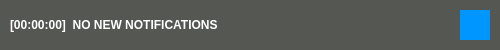
<?xml version="1.0" encoding="UTF-8"?>
<ui version="4.0">
 <class>MainDialog</class>
 <widget class="QDialog" name="MainDialog">
  <property name="enabled">
   <bool>true</bool>
  </property>
  <property name="geometry">
   <rect>
    <x>0</x>
    <y>0</y>
    <width>500</width>
    <height>50</height>
   </rect>
  </property>
  <property name="sizePolicy">
   <sizepolicy hsizetype="Expanding" vsizetype="Expanding">
    <horstretch>0</horstretch>
    <verstretch>0</verstretch>
   </sizepolicy>
  </property>
  <property name="minimumSize">
   <size>
    <width>500</width>
    <height>50</height>
   </size>
  </property>
  <property name="maximumSize">
   <size>
    <width>500</width>
    <height>100</height>
   </size>
  </property>
  <property name="windowTitle">
   <string/>
  </property>
  <property name="windowOpacity">
   <double>1.000000000000000</double>
  </property>
  <property name="styleSheet">
   <string notr="true">background-color: rgb(85, 87, 83);
color: rgb(255, 255, 255);</string>
  </property>
  <layout class="QHBoxLayout" name="horizontalLayout">
   <property name="spacing">
    <number>20</number>
   </property>
   <property name="leftMargin">
    <number>10</number>
   </property>
   <property name="topMargin">
    <number>10</number>
   </property>
   <property name="rightMargin">
    <number>10</number>
   </property>
   <property name="bottomMargin">
    <number>10</number>
   </property>
   <item>
    <widget class="QScrollArea" name="scrollArea">
     <property name="frameShape">
      <enum>QFrame::NoFrame</enum>
     </property>
     <property name="frameShadow">
      <enum>QFrame::Plain</enum>
     </property>
     <property name="lineWidth">
      <number>1</number>
     </property>
     <property name="verticalScrollBarPolicy">
      <enum>Qt::ScrollBarAlwaysOff</enum>
     </property>
     <property name="horizontalScrollBarPolicy">
      <enum>Qt::ScrollBarAlwaysOff</enum>
     </property>
     <property name="widgetResizable">
      <bool>true</bool>
     </property>
     <widget class="QWidget" name="scrollAreaWidgetContents">
      <property name="geometry">
       <rect>
        <x>0</x>
        <y>0</y>
        <width>480</width>
        <height>30</height>
       </rect>
      </property>
      <property name="sizePolicy">
       <sizepolicy hsizetype="Expanding" vsizetype="Expanding">
        <horstretch>0</horstretch>
        <verstretch>0</verstretch>
       </sizepolicy>
      </property>
      <layout class="QHBoxLayout" name="horizontalLayout_3">
       <property name="spacing">
        <number>0</number>
       </property>
       <property name="leftMargin">
        <number>0</number>
       </property>
       <property name="topMargin">
        <number>0</number>
       </property>
       <property name="rightMargin">
        <number>0</number>
       </property>
       <property name="bottomMargin">
        <number>0</number>
       </property>
       <item>
        <widget class="QLabel" name="notificationLbl">
         <property name="sizePolicy">
          <sizepolicy hsizetype="Expanding" vsizetype="Expanding">
           <horstretch>0</horstretch>
           <verstretch>0</verstretch>
          </sizepolicy>
         </property>
         <property name="font">
          <font>
           <family>Ubuntu</family>
           <weight>75</weight>
           <bold>true</bold>
          </font>
         </property>
         <property name="styleSheet">
          <string notr="true"/>
         </property>
         <property name="text">
          <string>[00:00:00]  NO NEW NOTIFICATIONS</string>
         </property>
         <property name="alignment">
          <set>Qt::AlignLeading|Qt::AlignLeft|Qt::AlignVCenter</set>
         </property>
         <property name="wordWrap">
          <bool>true</bool>
         </property>
        </widget>
       </item>
       <item>
        <widget class="QLabel" name="colourLbl">
         <property name="sizePolicy">
          <sizepolicy hsizetype="Preferred" vsizetype="Preferred">
           <horstretch>0</horstretch>
           <verstretch>0</verstretch>
          </sizepolicy>
         </property>
         <property name="minimumSize">
          <size>
           <width>30</width>
           <height>30</height>
          </size>
         </property>
         <property name="maximumSize">
          <size>
           <width>30</width>
           <height>30</height>
          </size>
         </property>
         <property name="styleSheet">
          <string notr="true">background-color: rgb(0, 150, 255);</string>
         </property>
         <property name="text">
          <string/>
         </property>
         <property name="alignment">
          <set>Qt::AlignCenter</set>
         </property>
        </widget>
       </item>
      </layout>
     </widget>
    </widget>
   </item>
  </layout>
 </widget>
 <resources/>
 <connections/>
</ui>
